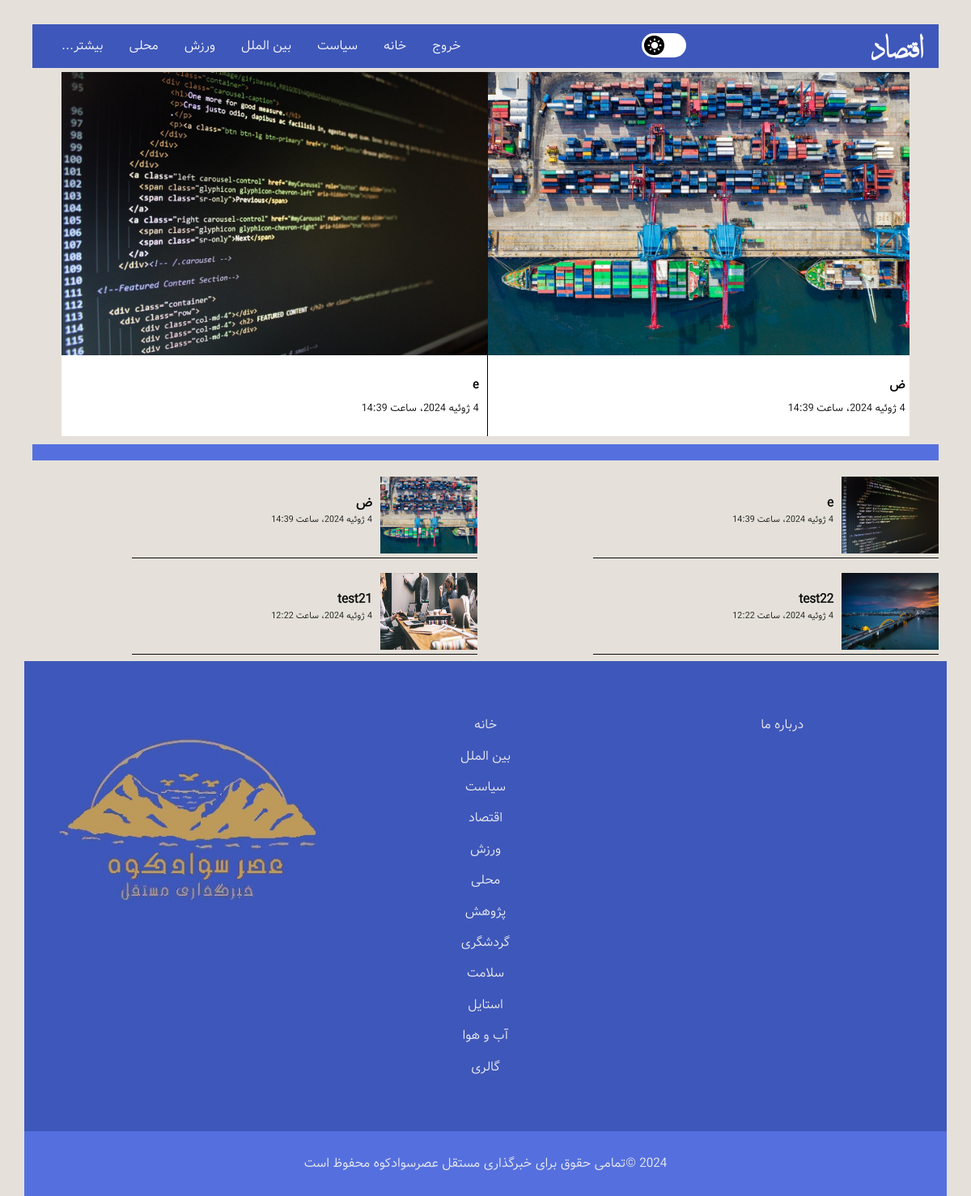
Page /economy/ (signed in) on the committed database.
### news/models.py (models this page shows, shortened)
class Article(models.Model):
    title = models.CharField(max_length=200, verbose_name='عنوان')
    category = models.ForeignKey(Category, on_delete=models.CASCADE, verbose_name='دسته بندی')
    cover_image = models.ImageField(upload_to='static/images', verbose_name='تصویر کاور', null=True, blank=True)
    content = models.TextField(verbose_name='محتوا')
    author = models.CharField(max_length=200, verbose_name='نویسنده')
    created_at = models.DateTimeField(auto_now_add=True, verbose_name='تاریخ ایجاد')
    slide_show = models.BooleanField(default=False, verbose_name='نمایش خبر در اسلایدر دسته بندی')
    is_urgent = models.BooleanField(default=False, verbose_name='نمایش خبر در اسلایدر صفحه اصلی')
    slug = models.SlugField(max_length=200, db_index=True, allow_unicode=True ,verbose_name='عنوان در url')
    is_active = models.BooleanField(default=False, verbose_name='قابل مشاهده / غیرقابل مشاهده')
    class Meta:
        verbose_name = 'خبر'
        verbose_name_plural = 'اخبار'

### news/views.py (the view)
# urls.py: path('economy/', views.EconomyListView.as_view(), name='economy-page'),
class EconomyListView(ListView):
    template_name = 'news/economy.html'
    model = Article
    context_object_name = 'news'
    ordering = ['created_at']
    def get_queryset(self):
        return Article.objects.filter(category__url_title="economy").filter(is_active=True).order_by('-id')

### template/news/economy.html (shortened to what this page needs)
{% load static %}
<!DOCTYPE html>
<html class="no-js" lang="fa" dir="rtl">
<head>
    <link href="https://stackpath.bootstrapcdn.com/font-awesome/4.7.0/css/font-awesome.min.css" rel="stylesheet"
>
    <link rel="stylesheet" href="{% static 'css/normalize.css' %}">
    <link rel="stylesheet" href="{% static 'css/main.css' %}">
</head>
<body id="top" class="body_color">
    <div class="content-wrap main_color">
        <header role="banner">
          <section class="nav-section content_color1">
            <div class="logo">
              <a href="{% url 'home_page' %}" title="Frivizn logo">اقتصاد</a>
            </div>
            <div id="DL_mode" class="bg_white">
              <div id="DL_btn" class="bg_black">
                  <img id="DL_status" src="{% static 'images/light.png' %}" alt="">
              </div>
            </div>
            <nav class="nav-menu" role="navigation">
              <ul class="nav-links">
                {% if request.user.is_authenticated %}
                  <li><a href="{% url 'logout_page' %}" title="logout">خروج</a></li>
                {% else %}
                  <li><a href="{% url 'register_page' %}" title="register">ورود / ثبت نام</a></li>
                {% endif %}
                <li><a href="{% url 'home_page' %}" title="Home">خانه</a></li>
                <li><a href="{% url 'politics-page' %}" title="Politics">سیاست</a></li>
                <li><a href="{% url 'world-page' %}" title="Business">بین الملل</a></li>
                <li><a href="{% url 'sport-page' %}" title="Sport">ورزش</a></li>
                <li><a href="{% url 'local-page' %}" title="Entertainment">محلی</a></li>
                <li>
                  <a title="More">بیشتر...<span class="dropdown-toggle" aria-expanded="false"></span>
                    <span class="screen-reader-text">Expand child menu</span></a>
                </li>
              </ul>
            </nav>
          </section>
        </header>
        <main class="main" role="main">
          <section class="slider">
            <div class="main_container">
                <div class="slide_container" id="slide_container">
                    <div id="slides" class="slides">
                      {% for new in news %}
                        {% if new.slide_show %}
                          <a href="{% url 'article-detail' pk=new.id  %}">
                            <div class="slide" id="slide11">
                                <img src="{{ new.cover_image.url }}">
                                <div class="news_details">
                                  <h3>{{ new.title }}</h3>
                                  <p>{{ new.created_at }}</p>
                                </div>
                            </div>
                          </a>
                        {% endif %}
                      {% endfor %}
                    </div>
                </div>
            </div>
          </section>
          <section class="news" id="container">
            <h2 class="content_color2"></h2>
            {% for new in news %}
                <div class="story">
                  <a href="{% url 'article-detail' pk=new.id  %}">
                    <div class="story-img">
                {% if new.cover_image %}
                    <img src="{{ new.cover_image.url }}" alt="">
                {% else %}
                    <img src="{% static 'images/business4.jpg' %}" alt="news">
                {% endif %}
                    </div>
                    <div class="story-headline">
                      <h3 class="color_b">{{ new.title }}</h3>
                      <p class="exact-time color_b">{{ new.created_at }}</p>
                    </div>
                  </a>
                </div>
            {% endfor %}
          </section>
        </main>
        <div class="footer-links content_color1">
          <ul class="main-footer-links">
            <li><a href="{% url 'home_page' %}" title="Home">خانه</a></li>
            <li><a href="{% url 'world-page' %}" title="world">بین الملل</a></li>
            <li><a href="{% url 'politics-page' %}" title="Politics">سیاست</a></li>
            <li><a href="{% url 'economy-page' %}" title="Business">اقتصاد</a></li>
            <li><a href="{% url 'sport-page' %}" title="Sport">ورزش</a></li>
            <li><a href="{% url 'local-page' %}" title="Entertainment">محلی</a></li>
            <li><a href="{% url 'science-page' %}" title="Science">پژوهش</a></li>
            <li><a href="{% url 'travel-page' %}" title="Travel">گردشگری</a></li>
            <li><a href="{% url 'health-page' %}" title="Health">سلامت</a></li>
            <li><a href="{% url 'style-page' %}" title="Style">استایل</a></li>
            <li><a href="{% url 'weather-page' %}" title="Weather">آب و هوا</a></li>
            <li><a href="{% url 'gallery-page' %}" title="Video">گالری</a></li>
          </ul>
          <ul class="info-links">
            <li><a href="{% url 'about_page' %}" title="About Us">درباره ما</a></li>
          </ul>
          <img class="footer-logo" src="{% static 'images/logo.jpg' %}" alt="">
        </div>
        <footer class="content_color2" role="contentinfo">
          <p class="content_color2">2024 &copy;تمامی حقوق برای خبرگذاری مستقل عصرسوادکوه محفوظ است</p>
        </footer>
    </div>
</body>
</html>

### rows in the picture
Article: cover_image (picture), title "e", created_at "4 ژوئیه 2024، ساعت 14:39"
Article: cover_image (picture), title "ض", created_at "4 ژوئیه 2024، ساعت 14:39"
Article: cover_image (picture), title "test22", created_at "4 ژوئیه 2024، ساعت 12:22"
Article: cover_image (picture), title "test21", created_at "4 ژوئیه 2024، ساعت 12:22"
